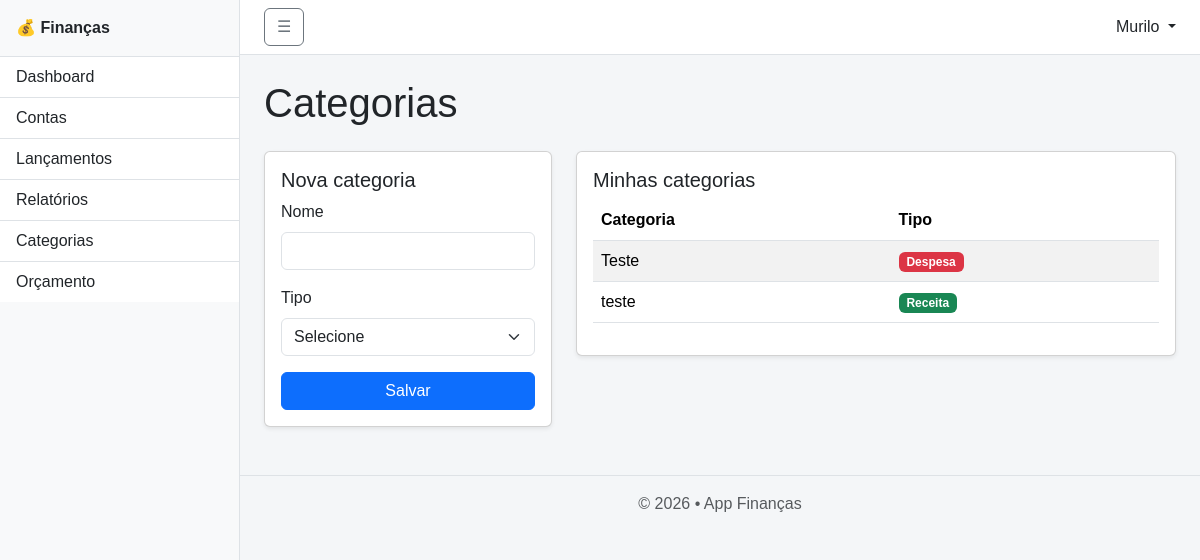
Before: /public/?url=categorias (signed in) with the older database file.
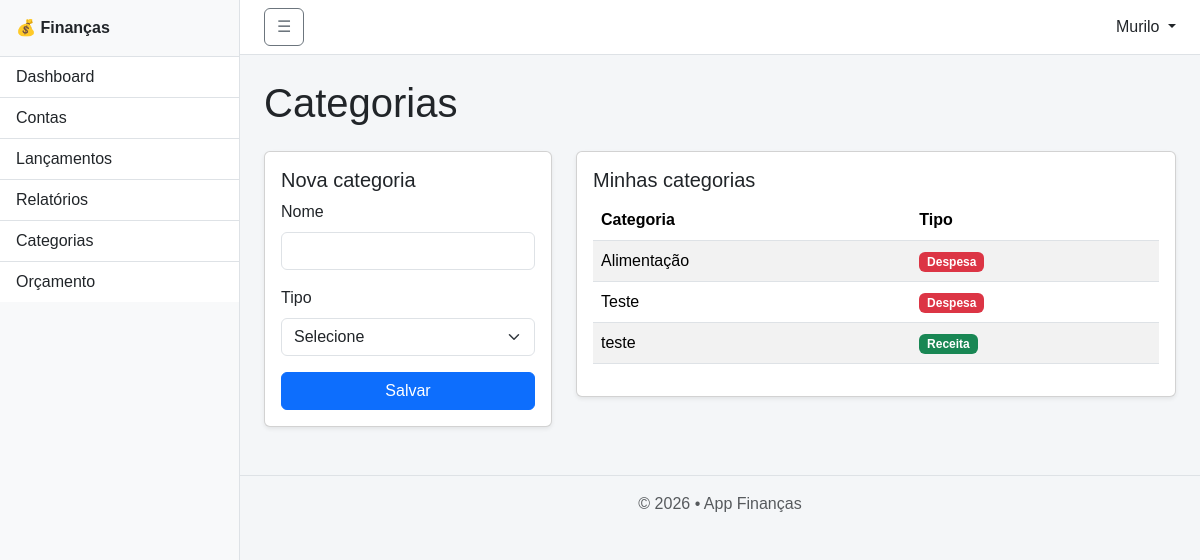
After: the same page with the newer database file.
### tables this page shows
CREATE TABLE `categorias` (
  `id` int(11) NOT NULL,
  `id_usuario` int(11) NOT NULL,
  `nome` varchar(100) NOT NULL,
  `tipo` enum('R','D') NOT NULL,
  `criada_em` timestamp NOT NULL DEFAULT current_timestamp()
);

### app/views/categorias/index.php (called while the page is built, shortened)
<?php
require __DIR__ . "/../layout.php";

### app/controllers/CategoriaController.php (called while the page is built, shortened)
<?php
require_once __DIR__ . '/../models/Categoria.php';
class CategoriaController
{
    public static function index($pdo)
    {
        $categorias = Categoria::allByUsuario($pdo, usuarioId());
        require '../app/views/categorias/index.php';
    }
}

### app/models/Orcamento.php (called while the page is built, shortened)
<?php
class Orcamento
{
public static function estouradosNoMes(PDO $pdo, int $idUsuario, int $ano, int $mes): array
{
    $sql = "
        SELECT
            c.id AS id_categoria,
            c.nome,
            o.valor AS orcado,
            SUM(l.valor) AS total_real,
            (SUM(l.valor) / o.valor) * 100 AS percentual
        FROM orcamentos o
        JOIN categorias c
            ON c.id = o.id_categoria
            AND c.tipo = 'D'
        JOIN lancamentos l
            ON l.id_categoria = c.id
            AND l.id_usuario = o.id_usuario
            AND l.tipo = 'D'
            AND YEAR(l.data) = o.ano
            AND MONTH(l.data) = o.mes
        WHERE o.id_usuario = ?
          AND o.ano = ?
          AND o.mes = ?
        GROUP BY c.id, c.nome, o.valor
        HAVING SUM(l.valor) > o.valor
        ORDER BY percentual DESC
    ";
    $st = $pdo->prepare($sql);
    $st->execute([$idUsuario, $ano, $mes]);
    return $st->fetchAll();
}
}

### app/helpers/helpers.php (called while the page is built, shortened)
<?php
function usuarioId()
{
    return $_SESSION['usuario']['id'];
}

### app/models/Categoria.php (called while the page is built, shortened)
<?php
class Categoria
{
    public static function allByUsuario($pdo, $idUsuario)
    {
        $stmt = $pdo->prepare(
            "SELECT * FROM categorias WHERE id_usuario = ? ORDER BY nome"
        );
        $stmt->execute([$idUsuario]);
        return $stmt->fetchAll();
    }
}

### app/views/categorias/index_content.php (the view, shortened to what this page needs)
<h1 class="mb-4">Categorias</h1>
<div class="row">
    <div class="col-md-4">
        <div class="card shadow-sm mb-4">
            <div class="card-body">
                <h5>Nova categoria</h5>
                <form method="POST" action="/financas/public/?url=categorias-store">
                    <div class="mb-3">
                        <label class="form-label">Nome</label>
                        <input type="text" name="nome" class="form-control" required>
                    </div>
                    <div class="mb-3">
                        <label class="form-label">Tipo</label>
                        <select name="tipo" class="form-select" required>
                            <option value="">Selecione</option>
                        </select>
                    </div>
                    <button class="btn btn-primary w-100">
                        Salvar
                    </button>
                </form>
            </div>
        </div>
    </div>
    <div class="col-md-8">
        <div class="card shadow-sm">
            <div class="card-body">
                <h5>Minhas categorias</h5>
                <?php if (empty($categorias)): ?>
                    <p class="text-muted">Nenhuma categoria cadastrada.</p>
                <?php else: ?>
                    <table class="table table-striped">
                        <thead>
                        <tr>
                            <th>Categoria</th>
                            <th>Tipo</th>
                        </tr>
                        </thead>
                        <tbody>
                        <?php foreach ($categorias as $c): ?>
                            <tr>
                                <td><?= htmlspecialchars($c['nome']) ?></td>
                                <td>
                                    <?php if ($c['tipo'] === 'R'): ?>
                                        <span class="badge bg-success">Receita</span>
                                    <?php else: ?>
                                        <span class="badge bg-danger">Despesa</span>
                                    <?php endif; ?>
                                </td>
                            </tr>
                        <?php endforeach; ?>
                        </tbody>
                    </table>
                <?php endif; ?>
            </div>
        </div>
    </div>
</div>

### public/index.php (shortened to what this page needs)
<?php
require_once __DIR__ . '/../app/controllers/ContaController.php';
require_once __DIR__ . '/../app/controllers/CategoriaController.php';
require_once __DIR__ . '/../app/controllers/OrcamentoController.php';
require_once __DIR__ . '/../app/helpers/helpers.php';
$rota = $_GET['url'] ?? 'login';
switch ($rota) {
    case 'categorias':
        CategoriaController::index($pdo);
        break;
}

### app/views/layout.php (shortened to what this page needs)
<?php
require_once __DIR__ . '/../models/Orcamento.php';
$anoAtual = (int)date('Y');
$mesAtual = (int)date('m');
$qtdAlertasOrcamento = 0;
if (isset($_SESSION['usuario'])) {
    $orcamentosEstourados = Orcamento::estouradosNoMes(
        $pdo,
        $_SESSION['usuario']['id'],
        $anoAtual,
        $mesAtual
    );
    $qtdAlertasOrcamento = count($orcamentosEstourados);
}
?>
<!DOCTYPE html>
<html lang="pt-BR">
<head>
    <link href="https://cdn.jsdelivr.net/npm/bootstrap@5.3.2/dist/css/bootstrap.min.css" rel="stylesheet">
    <link rel="stylesheet" href="/financas/public/css/app.css">
</head>
<body>
<div class="d-flex" id="wrapper">
    <div class="border-end bg-light" id="sidebar-wrapper">
        <div class="sidebar-heading border-bottom fw-bold p-3">
            💰 Finanças
        </div>
        <div class="list-group list-group-flush">
            <a href="/financas/public/?url=dashboard" class="list-group-item list-group-item-action">
                Dashboard
            </a>
            <a href="/financas/public/?url=contas" class="list-group-item list-group-item-action">
                Contas
            </a>
            <a href="/financas/public/?url=lancamentos" class="list-group-item list-group-item-action">
                Lançamentos
            </a>
            <a class="list-group-item list-group-item-action"
   data-bs-toggle="collapse"
   href="#menuRelatorios"
   role="button"
   aria-expanded="false"
   aria-controls="menuRelatorios">
    Relatórios
</a>
            <a href="/financas/public/?url=categorias" class="list-group-item list-group-item-action">
                Categorias
            </a>
            <a href="/financas/public/?url=orcamentos"
            class="list-group-item list-group-item-action d-flex justify-content-between align-items-center
            <?= $qtdAlertasOrcamento > 0 ? 'fw-bold' : '' ?>">
                Orçamento
            </a>
        </div>
    </div>
    <div id="page-content-wrapper" class="w-100">
        <nav class="navbar navbar-expand-lg navbar-light bg-white border-bottom px-4">
            <button class="btn btn-outline-secondary" id="menu-toggle">☰</button>
            <div class="ms-auto dropdown">
                <a class="dropdown-toggle text-decoration-none text-dark" href="#" data-bs-toggle="dropdown">
                    <?= $_SESSION['usuario']['nome'] ?>
                </a>
            </div>
        </nav>
        <main class="container-fluid p-4">
            <?php require $view; ?>
        </main>
        <footer class="text-center text-muted py-3 border-top">
            © <?= date('Y') ?> • App Finanças
        </footer>
    </div>
</div>
</body>
</html>

### public/css/app.css (style rules this page uses)
* { box-sizing: border-box; font-family: Arial, Helvetica, sans-serif; }
html, body { height: 100%; }
body { background: #f4f6f8; margin: 0; height: 100vh; align-items: center; justify-content: center; }
#wrapper { min-height: 100vh; }
#page-content-wrapper { min-height: 100vh; overflow-x: hidden; }
#sidebar-wrapper { width: 240px; }
#page-content-wrapper { flex: 1; }

Changed rows visible on the page:
added categorias: nome "Alimentação", tipo "Despesa"
